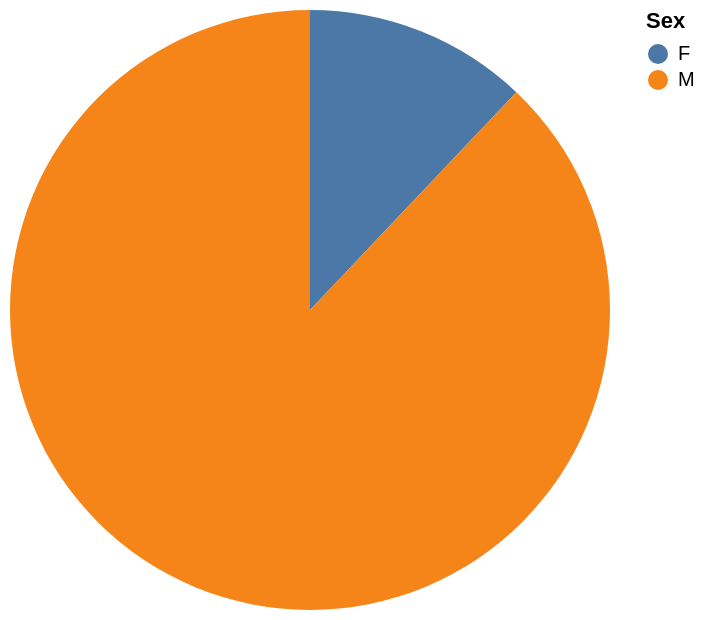

Vega-Lite specification stored for this chart:
### Vega-Lite specification from a JSON file in a GitHub repository (floating-point values rounded to 4 significant figures)
{"data": {"values": [{"x_data": "F", "y_data": 7}, {"x_data": "M", "y_data": 51}]}, "mark": "arc", "encoding": {"theta": {"field": "y_data", "type": "quantitative", "title": "SUM(count(*))"}, "color": {"field": "x_data", "type": "nominal", "title": "Sex"}}}
